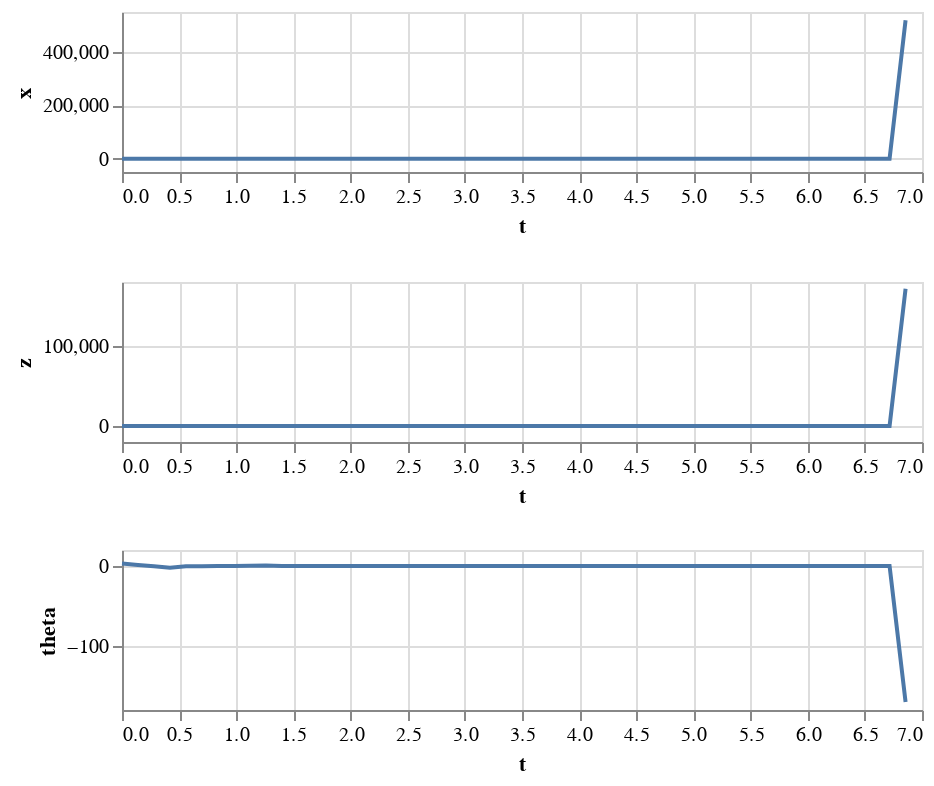

Notebook code for this chart:
### Code cell
data = dataframe(traj_a_G, np.linspace(traj_a_G.start_time(), traj_a_G.end_time()), ['x','z','theta'])
alt.vconcat(
  alt.Chart(data).mark_line().encode(x='t', y='x').properties(height=80),
  alt.Chart(data).mark_line().encode(x='t', y='z').properties(height=80),
  alt.Chart(data).mark_line().encode(x='t', y='theta').properties(height=80),
)

### Figure 1 — Vega-Lite specification as saved in the notebook (floating-point values rounded to 4 significant figures)
{"config": {"view": {"continuousWidth": 400, "continuousHeight": 300}}, "vconcat": [{"mark": "line", "encoding": {"x": {"type": "quantitative", "field": "t"}, "y": {"type": "quantitative", "field": "x"}}, "height": 80}, {"mark": "line", "encoding": {"x": {"type": "quantitative", "field": "t"}, "y": {"type": "quantitative", "field": "z"}}, "height": 80}, {"mark": "line", "encoding": {"x": {"type": "quantitative", "field": "t"}, "y": {"type": "quantitative", "field": "theta"}}, "height": 80}], "data": {"name": "data-b3764662cf1ccb45f8d19c7c169be118"}, "$schema": "https://vega.github.io/schema/vega-lite/v4.8.1.json", "datasets": {"data-b3764662cf1ccb45f8d19c7c169be118": [{"t": 0.0, "x": -1.783e-07, "z": -2.451, "theta": 3.12}, {"t": 0.1399, "x": -2.703e-08, "z": -1.065, "theta": 1.355}, {"t": 0.2798, "x": 1.243e-07, "z": 0.3217, "theta": -0.4095}, {"t": 0.4198, "x": 2.756e-07, "z": 1.708, "theta": -2.174}, {"t": 0.5597, "x": -0.005585, "z": 0.9696, "theta": -0.4497}, {"t": 0.6996, "x": -0.003302, "z": 0.5732, "theta": -0.2659}, {"t": 0.8395, "x": -0.001019, "z": 0.1769, "theta": -0.08206}, {"t": 0.9795, "x": 0.001264, "z": -0.2194, "theta": 0.1018}, {"t": 1.119, "x": 0.003547, "z": -0.6157, "theta": 0.2856}, {"t": 1.259, "x": 0.00583, "z": -1.012, "theta": 0.4694}, {"t": 1.399, "x": -0.005084, "z": -2.693e-05, "theta": -0.07777}, {"t": 1.539, "x": -0.002841, "z": -1.505e-05, "theta": -0.04347}, {"t": 1.679, "x": -0.0005992, "z": -3.174e-06, "theta": -0.009167}, {"t": 1.819, "x": 0.001643, "z": 8.705e-06, "theta": 0.02514}, {"t": 1.959, "x": 0.003885, "z": 2.058e-05, "theta": 0.05944}, {"t": 2.099, "x": 0.006128, "z": 3.246e-05, "theta": 0.09375}, {"t": 2.239, "x": -0.003996, "z": 2.442e-06, "theta": 0.00064}, {"t": 2.379, "x": -0.002082, "z": 1.272e-06, "theta": 0.0003335}, {"t": 2.519, "x": -0.0001685, "z": 1.03e-07, "theta": 2.699e-05}, {"t": 2.659, "x": 0.001745, "z": -1.066e-06, "theta": -0.0002795}, {"t": 2.798, "x": 0.003659, "z": -2.236e-06, "theta": -0.0005861}, {"t": 2.938, "x": -0.004622, "z": 2.713e-06, "theta": 0.0002055}, {"t": 3.078, "x": -0.003033, "z": 1.856e-06, "theta": 0.0001348}, {"t": 3.218, "x": -0.001444, "z": 1e-06, "theta": 6.42e-05}, {"t": 3.358, "x": 0.0001447, "z": 1.439e-07, "theta": -6.434e-06}, {"t": 3.498, "x": 0.001733, "z": -7.124e-07, "theta": -7.707e-05}, {"t": 3.638, "x": 0.003322, "z": -1.569e-06, "theta": -0.0001477}, {"t": 3.778, "x": -0.003449, "z": 1.774e-06, "theta": 0.0004209}, {"t": 3.918, "x": -0.002185, "z": 1.111e-06, "theta": 0.0002667}, {"t": 4.058, "x": -0.000922, "z": 4.478e-07, "theta": 0.0001125}, {"t": 4.198, "x": 0.0003414, "z": -2.153e-07, "theta": -4.167e-05}, {"t": 4.338, "x": 0.001605, "z": -8.784e-07, "theta": -0.0001958}, {"t": 4.478, "x": 0.002868, "z": -1.541e-06, "theta": -0.00035}, {"t": 4.617, "x": -0.002372, "z": 1.727e-06, "theta": -0.003843}, {"t": 4.757, "x": -0.001442, "z": 1.036e-06, "theta": -0.002336}, {"t": 4.897, "x": -0.0005121, "z": 3.449e-07, "theta": -0.0008296}, {"t": 5.037, "x": 0.000418, "z": -3.461e-07, "theta": 0.0006771}, {"t": 5.177, "x": 0.001348, "z": -1.037e-06, "theta": 0.002184}, {"t": 5.317, "x": 0.002278, "z": -1.728e-06, "theta": 0.00369}, {"t": 5.457, "x": -0.001484, "z": -0.03266, "theta": 0.05516}, {"t": 5.597, "x": -0.0008023, "z": -0.01765, "theta": 0.02982}, {"t": 5.737, "x": -0.0001204, "z": -0.002649, "theta": 0.004474}, {"t": 5.877, "x": 0.0005615, "z": 0.01235, "theta": -0.02087}, {"t": 6.017, "x": 0.001243, "z": 0.02736, "theta": -0.04621}, {"t": 6.157, "x": -0.0009129, "z": -0.105, "theta": 0.001324}, {"t": 6.297, "x": -0.0005386, "z": -0.06194, "theta": 0.0007814}, {"t": 6.436, "x": -0.0001643, "z": -0.01889, "theta": 0.0002383}, {"t": 6.576, "x": 0.00021, "z": 0.02416, "theta": -0.0003047}, {"t": 6.716, "x": 0.0005844, "z": 0.0672, "theta": -0.0008478}, {"t": 6.856, "x": 518700.0, "z": 171500.0, "theta": -169.9}]}}
